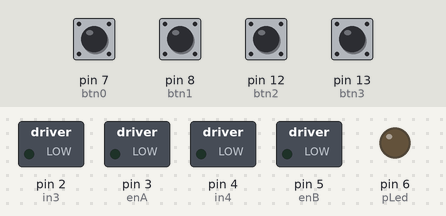
Bench run of a sketch on a simulated Arduino Uno, built with avr-gcc and run on an emulated ATmega328P. On the bench: switched loads named in the sketch (green lamp = pin HIGH), output pins drawn as LEDs (lit = HIGH). The inputs (shaded band) are chosen by the test bench; at power-on: pin 7 (btn0), pin 8 (btn1), pin 12 (btn2), pin 13 (btn3) LOW.

Above: at 1.2 s.
1.3 s: pin 7 (btn0) pulled HIGH for 0.15 s
At 2.2 s:
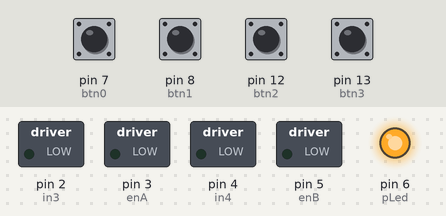
Timing chart, 0 to 4.3 s (numbered marks = the images above; inputs shaded):
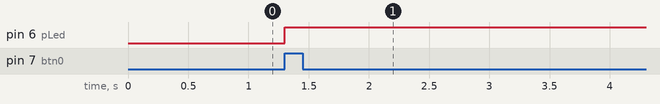

The sketch:

MotorController.ino
```cpp
/*
 * MotorController.ino for RoroTheRobot
 * Alfie Pearce and Franklyn Watson
 * 2019
 */

#include <Adafruit_TCS34725.h>

#define in1 0   // motor A fwd/rev
#define in2 1   // motor A fwd/rev
#define in3 2   // motor B fwd/rev
#define enA 3   // motor A PWM signal
#define in4 4   // motor B fwd/rev
#define enB 5   // motor B PWM signal
#define pLed 6  // "programmed" LED
#define btn0 7  // living room
#define btn1 8  // hall
#define btn2 12 // kitchen
#define btn3 13 // dining room

Adafruit_TCS34725 leftColourSensor;
Adafruit_TCS34725 rightColourSensor;

int motorSpeedA = 0;
int motorSpeedB = 0;
int currentPos;
int destinationPos;

void setMotA(int dir) {					// Set the direction for left motor
  if (dir<0) {
    // Set Motor A backward
    digitalWrite(in1, HIGH);
    digitalWrite(in2, LOW);
  } else if (dir>0) {
    // Set Motor A forward
    digitalWrite(in1, LOW);
    digitalWrite(in2, HIGH);
  } else {
    digitalWrite(in1, HIGH);
    digitalWrite(in2, HIGH);
  }
}

void setMotB(int dir) {					// Set the direction for right motor
    if (dir<0) {
    // Set Motor B backward
    digitalWrite(in3, HIGH);
    digitalWrite(in4, LOW);
  } else if (dir>0) {
    // Set Motor B forward
    digitalWrite(in3, LOW);
    digitalWrite(in4, HIGH);
  } else {
    // Set Motor B stopped
    digitalWrite(in3, HIGH);
    digitalWrite(in4, HIGH);
  }
}

void motStop() {
  setMotA(0);
  setMotB(0);
}

void aboutTurn() {
  setMotA(1);     // MotA fwd
  setMotB(-1);     // opposed to MotA
  // turn for 5 sec                   // correct this number
  motStop();        // stop turning
}

void setup() {
  pinMode(enA, OUTPUT);             // Setup for the H bridge pins
  pinMode(enB, OUTPUT);
  pinMode(in1, OUTPUT);
  pinMode(in2, OUTPUT);
  pinMode(in3, OUTPUT);
  pinMode(in4, OUTPUT);
  pinMode(pLed, OUTPUT);            //"Programmed" LED pin
  pinMode(btn0, INPUT);             // Setup for the button pins
  pinMode(btn1, INPUT);
  pinMode(btn2, INPUT);
  pinMode(btn3, INPUT);

  Serial.begin(9600);
  //Serial.println or Serial.print
}

void loop() {

  int switchval = digitalRead(btn0) + digitalRead(btn1) + digitalRead(btn2) + digitalRead(btn3);
  if (switchval>0) {
    if (digitalRead(btn0) == HIGH) {
      destinationPos = 0;
    } else if (digitalRead(btn1) == HIGH) {
      destinationPos = 1;
    } else if (digitalRead(btn2) == HIGH) {
      destinationPos = 2;
    } else if (digitalRead(btn3) == HIGH) {
      destinationPos = 3;
    }
    digitalWrite(pLed, HIGH);
  }
//
//  while (currentPos != destinationPos) {
//
//  }
//


}
```

Measured:
- after the input at 1.3 s, pin 6 (pLed): LOW → HIGH at once
